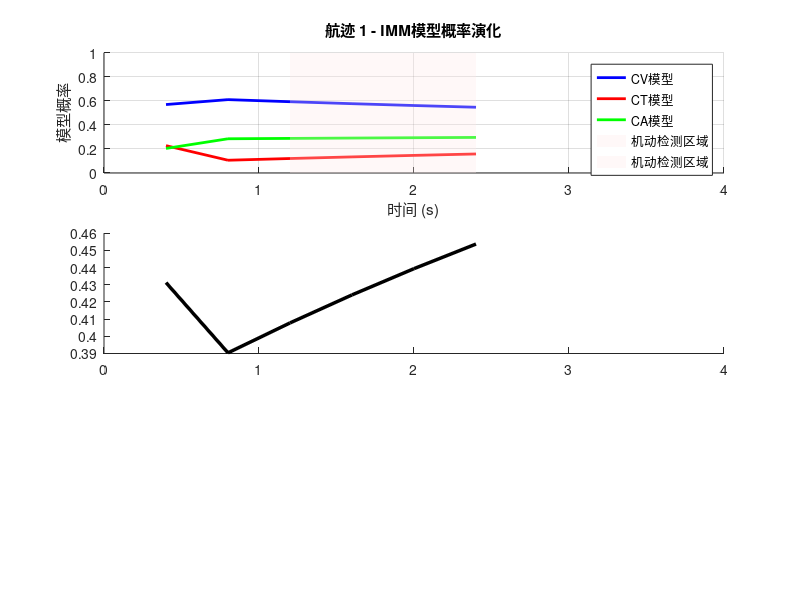

This chart was generated by the following MATLAB code: (Note: this script raises an error after producing the figure.)
% 自适应过程噪声效果可视化
% 显示IMM模型概率、机动检测和Q增强系数的时间演化

% 加载跟踪结果
load('results/trackingResults.mat');

% 为每个跟踪目标创建可视化
numTracks = length(trackIDs);

for iTrack = 1:numTracks
    trackID = trackIDs(iTrack);
    
    % 提取该航迹的数据
    modelProb = squeeze(modelProbabilities(:, :, iTrack));
    
    % 检查是否有有效数据
    validIdx = ~all(isnan(modelProb), 1);
    if ~any(validIdx)
        fprintf('航迹 %d 无有效数据，跳过\n', trackID);
        continue;
    end
    
    % 重构机动概率和增强系数（基于保存的模型概率重新计算）
    maneuverProb = modelProb(2, :) + modelProb(3, :);  % CT + CA
    
    % 创建图形
    figure('Name', sprintf('航迹 %d - 自适应过程噪声分析', trackID), ...
           'Position', [100, 100, 1200, 800]);
    
    % === 子图1: 三模型概率演化 ===
    subplot(3, 1, 1);
    hold on;
    plot(t, modelProb(1, :), 'b-', 'LineWidth', 2, 'DisplayName', 'CV模型');
    plot(t, modelProb(2, :), 'r-', 'LineWidth', 2, 'DisplayName', 'CT模型');
    plot(t, modelProb(3, :), 'g-', 'LineWidth', 2, 'DisplayName', 'CA模型');
    
    % 标注机动区域（CT+CA > 阈值）
    maneuverThreshold = 0.4;
    maneuverRegion = maneuverProb > maneuverThreshold;
    
    % 找到机动区间
    maneuverStarts = find(diff([0, maneuverRegion]) == 1);
    maneuverEnds = find(diff([maneuverRegion, 0]) == -1);
    
    ylim([0, 1]);
    yLimits = ylim;
    for k = 1:length(maneuverStarts)
        tStart = t(maneuverStarts(k));
        tEnd = t(maneuverEnds(k));
        fill([tStart, tEnd, tEnd, tStart], ...
             [yLimits(1), yLimits(1), yLimits(2), yLimits(2)], ...
             [1, 0.9, 0.9], 'FaceAlpha', 0.3, 'EdgeColor', 'none', ...
             'DisplayName', '机动检测区域');
    end
    
    xlabel('时间 (s)');
    ylabel('模型概率');
    title(sprintf('航迹 %d - IMM模型概率演化', trackID));
    legend('Location', 'best');
    grid on;
    hold off;
    
    % === 子图2: 机动概率和阈值 ===
    subplot(3, 1, 2);
    hold on;
    plot(t, maneuverProb, 'k-', 'LineWidth', 2.5, 'DisplayName', '机动概率 (CT+CA)');
    yline(maneuverThreshold, 'r--', 'LineWidth', 2, 'DisplayName', '触发阈值');
    yline(maneuverThreshold * 0.7, 'm--', 'LineWidth', 1.5, 'DisplayName', '退出阈值（迟滞）');
    
    % 标注机动区域
    ylim([0, 1]);
    yLimits = ylim;
    for k = 1:length(maneuverStarts)
        tStart = t(maneuverStarts(k));
        tEnd = t(maneuverEnds(k));
        fill([tStart, tEnd, tEnd, tStart], ...
             [yLimits(1), yLimits(1), yLimits(2), yLimits(2)], ...
             [1, 0.9, 0.9], 'FaceAlpha', 0.3, 'EdgeColor', 'none');
    end
    
    xlabel('时间 (s)');
    ylabel('概率');
    title('机动检测逻辑');
    legend('Location', 'best');
    grid on;
    hold off;
    
    % === 子图3: 轨迹对比 ===
    subplot(3, 1, 3);
    hold on;
    
    % 提取真实轨迹（如果可用）
    if exist('targets', 'var') && iTrack <= length(targets.Trajectories)
        trueTraj = targets.Trajectories{iTrack};
        truePos = zeros(length(t), 2);
        for k = 1:length(t)
            [pos, ~, ~] = lookupPose(trueTraj, t(k));
            truePos(k, :) = pos(1:2);
        end
        plot(truePos(:, 1), truePos(:, 2), 'k--', 'LineWidth', 2, 'DisplayName', '真实轨迹');
    end
    
    % 提取估计轨迹
    estPos = squeeze(targetStateEstimates([1, 3], :, iTrack))';
    validEstIdx = ~isnan(estPos(:, 1));
    
    % 用颜色表示时间/机动状态
    scatter(estPos(validEstIdx, 1), estPos(validEstIdx, 2), 50, t(validEstIdx)', 'filled', ...
            'DisplayName', '估计轨迹');
    colorbar;
    colormap(jet);
    caxis([min(t), max(t)]);
    ylabel(colorbar, '时间 (s)');
    
    % 标注机动段
    for k = 1:length(maneuverStarts)
        maneuverIdx = maneuverStarts(k):maneuverEnds(k);
        plot(estPos(maneuverIdx, 1), estPos(maneuverIdx, 2), 'ro', ...
             'MarkerSize', 10, 'LineWidth', 2, 'HandleVisibility', 'off');
    end
    
    xlabel('X 位置 (m)');
    ylabel('Y 位置 (m)');
    title('轨迹对比（红圈标注机动段）');
    legend('Location', 'best');
    grid on;
    axis equal;
    hold off;
    
    % 整体标题
    sgtitle(sprintf('航迹 %d - 自适应过程噪声效果分析', trackID), ...
            'FontSize', 14, 'FontWeight', 'bold');
end

%% 统计分析
fprintf('\n=== 自适应过程噪声统计分析 ===\n');
for iTrack = 1:numTracks
    trackID = trackIDs(iTrack);
    modelProb = squeeze(modelProbabilities(:, :, iTrack));
    
    % 跳过无效数据
    if all(isnan(modelProb(:)))
        continue;
    end
    
    maneuverProb = modelProb(2, :) + modelProb(3, :);
    maneuverFrames = sum(maneuverProb > 0.4);
    totalFrames = sum(~isnan(maneuverProb));
    
    fprintf('航迹 %d:\n', trackID);
    fprintf('  总帧数: %d\n', totalFrames);
    fprintf('  机动帧数: %d (%.1f%%)\n', maneuverFrames, 100*maneuverFrames/totalFrames);
    fprintf('  平均CV概率: %.3f\n', mean(modelProb(1, ~isnan(modelProb(1, :)))));
    fprintf('  平均CT概率: %.3f\n', mean(modelProb(2, ~isnan(modelProb(2, :)))));
    fprintf('  平均CA概率: %.3f\n', mean(modelProb(3, ~isnan(modelProb(3, :)))));
    fprintf('  最大机动概率: %.3f\n', max(maneuverProb));
    fprintf('\n');
end
